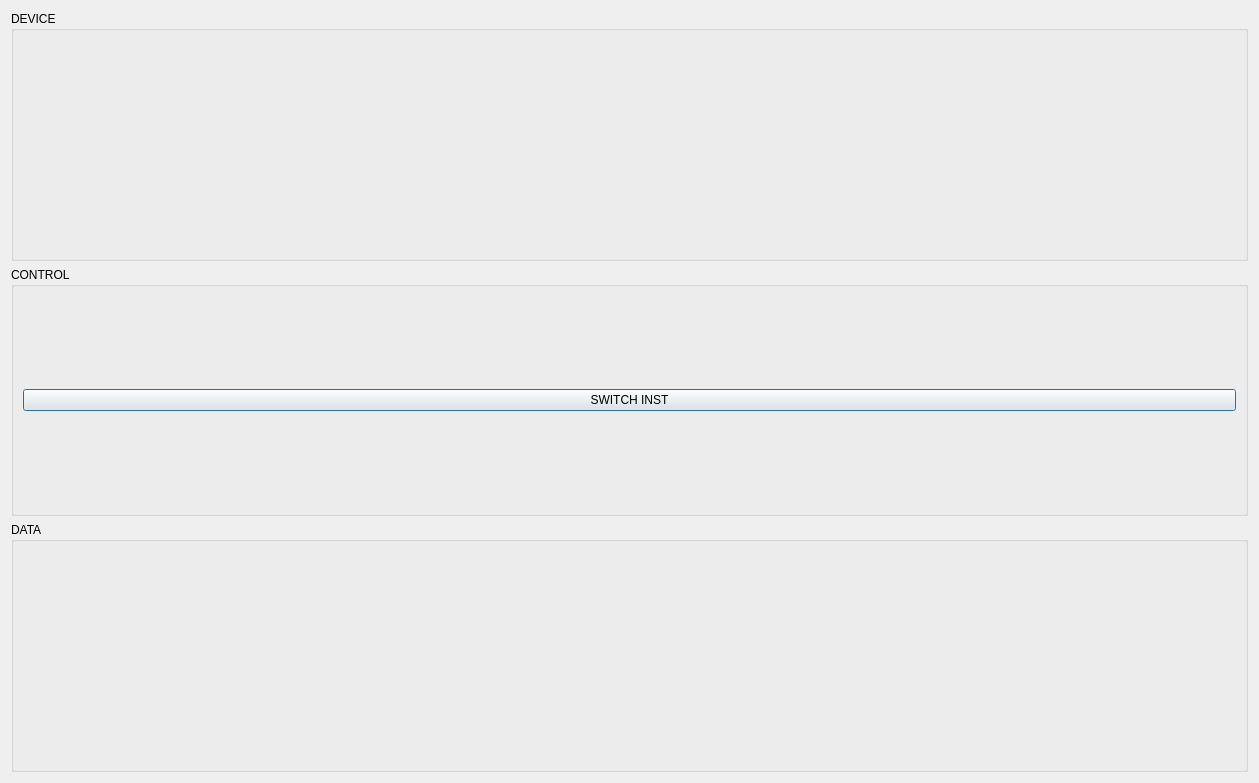
<?xml version="1.0" encoding="UTF-8"?>
<ui version="4.0">
 <class>Dialog</class>
 <widget class="QDialog" name="Dialog">
  <property name="geometry">
   <rect>
    <x>0</x>
    <y>0</y>
    <width>1259</width>
    <height>783</height>
   </rect>
  </property>
  <property name="windowTitle">
   <string>Dialog</string>
  </property>
  <layout class="QVBoxLayout" name="verticalLayout">
   <item>
    <widget class="QGroupBox" name="groupBox_2">
     <property name="title">
      <string>DEVICE</string>
     </property>
     <layout class="QGridLayout" name="gridLayout_2">
      <item row="1" column="1">
       <widget class="QELabel" name="qelabel_5">
        <property name="variable" stdset="0">
         <string>MOKUIOC:DEV:MODEL_SETTING</string>
        </property>
       </widget>
      </item>
      <item row="2" column="3">
       <widget class="QELabel" name="qelabel_4">
        <property name="variable" stdset="0">
         <string>MOKUIOC:DEV:CAL_DATE</string>
        </property>
       </widget>
      </item>
      <item row="0" column="0">
       <widget class="QESubstitutedLabel" name="qesubstitutedlabel">
        <property name="labelText" stdset="0">
         <string>MODEL</string>
        </property>
       </widget>
      </item>
      <item row="2" column="2">
       <widget class="QESubstitutedLabel" name="qesubstitutedlabel_4">
        <property name="labelText" stdset="0">
         <string>LAST CAL</string>
        </property>
       </widget>
      </item>
      <item row="1" column="2">
       <widget class="QESubstitutedLabel" name="qesubstitutedlabel_6">
        <property name="labelText" stdset="0">
         <string>MODEL MATCH</string>
        </property>
       </widget>
      </item>
      <item row="2" column="1">
       <widget class="QELabel" name="qelabel_3">
        <property name="variable" stdset="0">
         <string>MOKUIOC:DEV:VERSION</string>
        </property>
       </widget>
      </item>
      <item row="0" column="1">
       <widget class="QELabel" name="qelabel">
        <property name="variable" stdset="0">
         <string>MOKUIOC:DEV:HARDWARE</string>
        </property>
       </widget>
      </item>
      <item row="2" column="0">
       <widget class="QESubstitutedLabel" name="qesubstitutedlabel_3">
        <property name="labelText" stdset="0">
         <string>API VERSION</string>
        </property>
       </widget>
      </item>
      <item row="1" column="0">
       <widget class="QESubstitutedLabel" name="qesubstitutedlabel_5">
        <property name="labelText" stdset="0">
         <string>EPICS MODEL</string>
        </property>
       </widget>
      </item>
      <item row="0" column="2">
       <widget class="QESubstitutedLabel" name="qesubstitutedlabel_2">
        <property name="labelText" stdset="0">
         <string>FIRMWARE VERSION</string>
        </property>
       </widget>
      </item>
      <item row="0" column="3">
       <widget class="QELabel" name="qelabel_2">
        <property name="variable" stdset="0">
         <string>MOKUIOC:DEV:FIRMWARE</string>
        </property>
       </widget>
      </item>
      <item row="3" column="0">
       <widget class="QESubstitutedLabel" name="qesubstitutedlabel_7">
        <property name="labelText" stdset="0">
         <string>SERIAL NUMBER</string>
        </property>
       </widget>
      </item>
      <item row="1" column="3">
       <widget class="QELabel" name="qelabel_6">
        <property name="variable" stdset="0">
         <string>MOKUIOC:DEV:MODEL_MISMATCH</string>
        </property>
       </widget>
      </item>
      <item row="3" column="1">
       <widget class="QELabel" name="qelabel_7">
        <property name="variable" stdset="0">
         <string>MOKUIOC:DEV:SERIAL_NUM</string>
        </property>
       </widget>
      </item>
     </layout>
    </widget>
   </item>
   <item>
    <widget class="QGroupBox" name="groupBox_3">
     <property name="title">
      <string>CONTROL</string>
     </property>
     <layout class="QGridLayout" name="gridLayout_3">
      <item row="0" column="0">
       <widget class="VCLApplyPushButton" name="vclapplypushbutton">
        <property name="text">
         <string>SWITCH INST</string>
        </property>
        <property name="variable" stdset="0">
         <string>MOKUIOC:SPECAN:SET_INST</string>
        </property>
       </widget>
      </item>
     </layout>
    </widget>
   </item>
   <item>
    <widget class="QGroupBox" name="groupBox">
     <property name="title">
      <string>DATA</string>
     </property>
     <layout class="QGridLayout" name="gridLayout">
      <item row="0" column="0">
       <widget class="QEPlotter" name="qeplotter">
        <property name="DataVariableX" stdset="0">
         <string>MOKUIOC:SPECAN:FREQ:DATA</string>
        </property>
        <property name="DataVariableA" stdset="0">
         <string>MOKUIOC:SPECAN:CH1:DATA</string>
        </property>
        <property name="DataVariableB" stdset="0">
         <string>MOKUIOC:SPECAN:CH2:DATA</string>
        </property>
        <property name="DataVariableC" stdset="0">
         <string>MOKUIOC:SPECAN:CH3:DATA</string>
        </property>
        <property name="DataVariableD" stdset="0">
         <string>MOKUIOC:SPECAN:CH4:DATA</string>
        </property>
       </widget>
      </item>
     </layout>
    </widget>
   </item>
  </layout>
 </widget>
 <customwidgets>
  <customwidget>
   <class>QELabel</class>
   <extends>QLabel</extends>
   <header>QELabel.h</header>
  </customwidget>
  <customwidget>
   <class>QEPlotter</class>
   <extends>QEFrame</extends>
   <header>QEPlotter.h</header>
  </customwidget>
  <customwidget>
   <class>QEPushButton</class>
   <extends>QPushButton</extends>
   <header>QEPushButton.h</header>
  </customwidget>
  <customwidget>
   <class>QESubstitutedLabel</class>
   <extends>QLabel</extends>
   <header>QESubstitutedLabel.h</header>
  </customwidget>
  <customwidget>
   <class>QEFrame</class>
   <extends>QFrame</extends>
   <header>QEFrame.h</header>
   <container>1</container>
  </customwidget>
  <customwidget>
   <class>VCLApplyPushButton</class>
   <extends>QEPushButton</extends>
   <header>VCLApplyPushButton.h</header>
  </customwidget>
 </customwidgets>
 <resources/>
 <connections/>
</ui>
